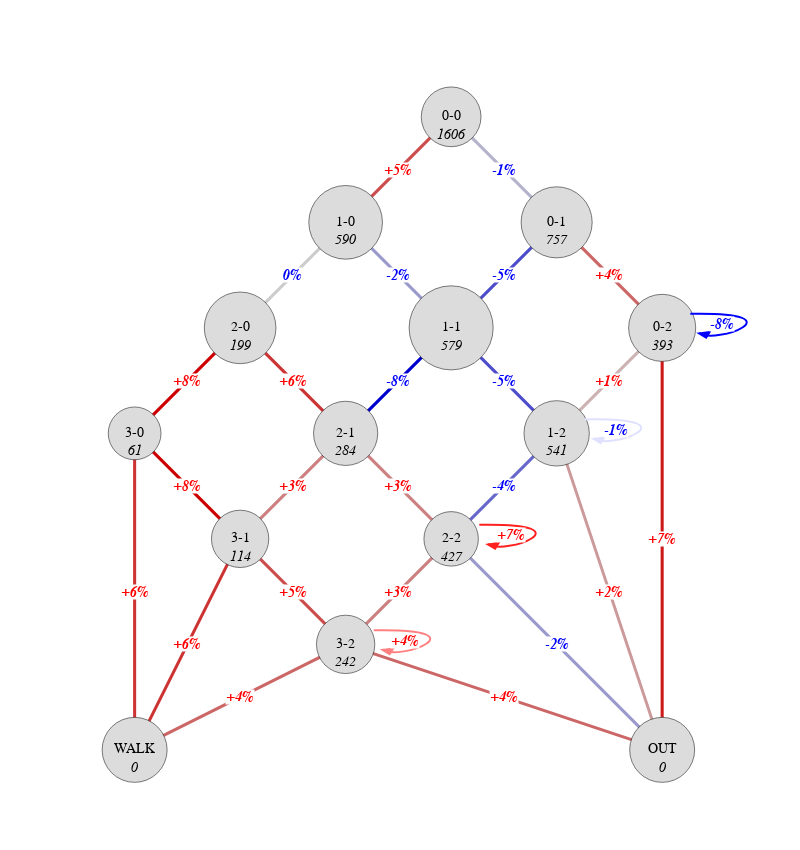

This figure's notebook cell:
### Code cell
# Add loops to graph with arrow caps
loops = []
arrows = []

for i in range(4):
    loop = dict(
        start_pt = [pos[f'[{i},2]'][0]+8, pos[f'[{i},2]'][1]+20],
        end_pt = [pos[f'[{i},2]'][0]+10.5, pos[f'[{i},2]'][1]-7],
        control_pt1 = [pos[f'[{i},2]'][0]+40, pos[f'[{i},2]'][1]+23],
        control_pt2 = [pos[f'[{i},2]'][0]+15, pos[f'[{i},2]'][1]-25]
    )
    loops.append(loop)
    
    arrow = dict(
        type="path",
        path=f"M {loop['end_pt'][0]},{loop['end_pt'][1]-1} L {loop['end_pt'][0]+3},{loop['end_pt'][1]+1} L {loop['end_pt'][0]+2},{loop['end_pt'][1]-7} Z",
        fillcolor=loop_edge_colors[i],
        line=dict(color=loop_edge_colors[i])
    )
    arrows.append(arrow)
shapes = []
for i,loop in enumerate(loops):
    shapes.append(
        dict(
            type="path",
            path=f"M {loop['start_pt'][0]},{loop['start_pt'][1]} C {loop['control_pt1'][0]},{loop['control_pt1'][1]} {loop['control_pt2'][0]},{loop['control_pt2'][1]} {loop['end_pt'][0]},{loop['end_pt'][1]}",
            line_color=loop_edge_colors[i],
        )
    )

shapes.extend(arrows)

fig.update_layout(shapes=shapes)
# fig.show()

### Figure 1 — Plotly figure (JSON) as saved in the notebook; plotly's stock layout.template omitted (floating-point values rounded to 4 significant figures)
{"data": [{"hoverinfo": "none", "line": {"color": "rgba(255,96,96,1)", "width": 3}, "mode": "lines", "type": "scatter", "x": [150, 120, null], "y": [900, 750, null]}, {"hoverinfo": "none", "line": {"color": "rgba(224,224,255,1)", "width": 3}, "mode": "lines", "type": "scatter", "x": [150, 180, null], "y": [900, 750, null]}, {"hoverinfo": "none", "line": {"color": "rgba(255,255,255,1)", "width": 3}, "mode": "lines", "type": "scatter", "x": [120, 90, null], "y": [750, 600, null]}, {"hoverinfo": "none", "line": {"color": "rgba(192,192,255,1)", "width": 3}, "mode": "lines", "type": "scatter", "x": [120, 150, null], "y": [750, 600, null]}, {"hoverinfo": "none", "line": {"color": "rgba(96,96,255,1)", "width": 3}, "mode": "lines", "type": "scatter", "x": [180, 150, null], "y": [750, 600, null]}, {"hoverinfo": "none", "line": {"color": "rgba(255,128,128,1)", "width": 3}, "mode": "lines", "type": "scatter", "x": [180, 210, null], "y": [750, 600, null]}, {"hoverinfo": "none", "line": {"color": "rgba(255,0,0,1)", "width": 3}, "mode": "lines", "type": "scatter", "x": [90, 60, null], "y": [600, 450, null]}, {"hoverinfo": "none", "line": {"color": "rgba(255,64,64,1)", "width": 3}, "mode": "lines", "type": "scatter", "x": [90, 120, null], "y": [600, 450, null]}, {"hoverinfo": "none", "line": {"color": "rgba(0,0,255,1)", "width": 3}, "mode": "lines", "type": "scatter", "x": [150, 120, null], "y": [600, 450, null]}, {"hoverinfo": "none", "line": {"color": "rgba(96,96,255,1)", "width": 3}, "mode": "lines", "type": "scatter", "x": [150, 180, null], "y": [600, 450, null]}, {"hoverinfo": "none", "line": {"color": "rgba(0,0,255,1)", "width": 3}, "mode": "lines", "type": "scatter", "x": [210, 210, null], "y": [600, 600, null]}, {"hoverinfo": "none", "line": {"color": "rgba(255,224,224,1)", "width": 3}, "mode": "lines", "type": "scatter", "x": [210, 180, null], "y": [600, 450, null]}, {"hoverinfo": "none", "line": {"color": "rgba(255,32,32,1)", "width": 3}, "mode": "lines", "type": "scatter", "x": [210, 210, null], "y": [600, 0, null]}, {"hoverinfo": "none", "line": {"color": "rgba(255,0,0,1)", "width": 3}, "mode": "lines", "type": "scatter", "x": [60, 90, null], "y": [450, 300, null]}, {"hoverinfo": "none", "line": {"color": "rgba(255,64,64,1)", "width": 3}, "mode": "lines", "type": "scatter", "x": [60, 60, null], "y": [450, 0, null]}, {"hoverinfo": "none", "line": {"color": "rgba(255,160,160,1)", "width": 3}, "mode": "lines", "type": "scatter", "x": [120, 90, null], "y": [450, 300, null]}, {"hoverinfo": "none", "line": {"color": "rgba(255,160,160,1)", "width": 3}, "mode": "lines", "type": "scatter", "x": [120, 150, null], "y": [450, 300, null]}, {"hoverinfo": "none", "line": {"color": "rgba(224,224,255,1)", "width": 3}, "mode": "lines", "type": "scatter", "x": [180, 180, null], "y": [450, 450, null]}, {"hoverinfo": "none", "line": {"color": "rgba(128,128,255,1)", "width": 3}, "mode": "lines", "type": "scatter", "x": [180, 150, null], "y": [450, 300, null]}, {"hoverinfo": "none", "line": {"color": "rgba(255,192,192,1)", "width": 3}, "mode": "lines", "type": "scatter", "x": [180, 210, null], "y": [450, 0, null]}, {"hoverinfo": "none", "line": {"color": "rgba(255,96,96,1)", "width": 3}, "mode": "lines", "type": "scatter", "x": [90, 120, null], "y": [300, 150, null]}, {"hoverinfo": "none", "line": {"color": "rgba(255,64,64,1)", "width": 3}, "mode": "lines", "type": "scatter", "x": [90, 60, null], "y": [300, 0, null]}, {"hoverinfo": "none", "line": {"color": "rgba(255,32,32,1)", "width": 3}, "mode": "lines", "type": "scatter", "x": [150, 150, null], "y": [300, 300, null]}, {"hoverinfo": "none", "line": {"color": "rgba(255,160,160,1)", "width": 3}, "mode": "lines", "type": "scatter", "x": [150, 120, null], "y": [300, 150, null]}, {"hoverinfo": "none", "line": {"color": "rgba(192,192,255,1)", "width": 3}, "mode": "lines", "type": "scatter", "x": [150, 210, null], "y": [300, 0, null]}, {"hoverinfo": "none", "line": {"color": "rgba(255,128,128,1)", "width": 3}, "mode": "lines", "type": "scatter", "x": [120, 120, null], "y": [150, 150, null]}, {"hoverinfo": "none", "line": {"color": "rgba(255,128,128,1)", "width": 3}, "mode": "lines", "type": "scatter", "x": [120, 210, null], "y": [150, 0, null]}, {"hoverinfo": "none", "line": {"color": "rgba(255,128,128,1)", "width": 3}, "mode": "lines", "type": "scatter", "x": [120, 60, null], "y": [150, 0, null]}, {"hoverinfo": "none", "line": {"color": "rgba(0, 0, 0, 0.2)", "width": 3}, "mode": "lines", "type": "scatter", "x": [150, 120, null], "y": [900, 750, null]}, {"hoverinfo": "none", "line": {"color": "rgba(0, 0, 0, 0.2)", "width": 3}, "mode": "lines", "type": "scatter", "x": [150, 180, null], "y": [900, 750, null]}, {"hoverinfo": "none", "line": {"color": "rgba(0, 0, 0, 0.2)", "width": 3}, "mode": "lines", "type": "scatter", "x": [120, 90, null], "y": [750, 600, null]}, {"hoverinfo": "none", "line": {"color": "rgba(0, 0, 0, 0.2)", "width": 3}, "mode": "lines", "type": "scatter", "x": [120, 150, null], "y": [750, 600, null]}, {"hoverinfo": "none", "line": {"color": "rgba(0, 0, 0, 0.2)", "width": 3}, "mode": "lines", "type": "scatter", "x": [180, 150, null], "y": [750, 600, null]}, {"hoverinfo": "none", "line": {"color": "rgba(0, 0, 0, 0.2)", "width": 3}, "mode": "lines", "type": "scatter", "x": [180, 210, null], "y": [750, 600, null]}, {"hoverinfo": "none", "line": {"color": "rgba(0, 0, 0, 0.2)", "width": 3}, "mode": "lines", "type": "scatter", "x": [90, 60, null], "y": [600, 450, null]}, {"hoverinfo": "none", "line": {"color": "rgba(0, 0, 0, 0.2)", "width": 3}, "mode": "lines", "type": "scatter", "x": [90, 120, null], "y": [600, 450, null]}, {"hoverinfo": "none", "line": {"color": "rgba(0, 0, 0, 0.2)", "width": 3}, "mode": "lines", "type": "scatter", "x": [150, 120, null], "y": [600, 450, null]}, {"hoverinfo": "none", "line": {"color": "rgba(0, 0, 0, 0.2)", "width": 3}, "mode": "lines", "type": "scatter", "x": [150, 180, null], "y": [600, 450, null]}, {"hoverinfo": "none", "line": {"color": "rgba(0, 0, 0, 0.2)", "width": 3}, "mode": "lines", "type": "scatter", "x": [210, 210, null], "y": [600, 600, null]}, {"hoverinfo": "none", "line": {"color": "rgba(0, 0, 0, 0.2)", "width": 3}, "mode": "lines", "type": "scatter", "x": [210, 180, null], "y": [600, 450, null]}, {"hoverinfo": "none", "line": {"color": "rgba(0, 0, 0, 0.2)", "width": 3}, "mode": "lines", "type": "scatter", "x": [210, 210, null], "y": [600, 0, null]}, {"hoverinfo": "none", "line": {"color": "rgba(0, 0, 0, 0.2)", "width": 3}, "mode": "lines", "type": "scatter", "x": [60, 90, null], "y": [450, 300, null]}, {"hoverinfo": "none", "line": {"color": "rgba(0, 0, 0, 0.2)", "width": 3}, "mode": "lines", "type": "scatter", "x": [60, 60, null], "y": [450, 0, null]}, {"hoverinfo": "none", "line": {"color": "rgba(0, 0, 0, 0.2)", "width": 3}, "mode": "lines", "type": "scatter", "x": [120, 90, null], "y": [450, 300, null]}, {"hoverinfo": "none", "line": {"color": "rgba(0, 0, 0, 0.2)", "width": 3}, "mode": "lines", "type": "scatter", "x": [120, 150, null], "y": [450, 300, null]}, {"hoverinfo": "none", "line": {"color": "rgba(0, 0, 0, 0.2)", "width": 3}, "mode": "lines", "type": "scatter", "x": [180, 180, null], "y": [450, 450, null]}, {"hoverinfo": "none", "line": {"color": "rgba(0, 0, 0, 0.2)", "width": 3}, "mode": "lines", "type": "scatter", "x": [180, 150, null], "y": [450, 300, null]}, {"hoverinfo": "none", "line": {"color": "rgba(0, 0, 0, 0.2)", "width": 3}, "mode": "lines", "type": "scatter", "x": [180, 210, null], "y": [450, 0, null]}, {"hoverinfo": "none", "line": {"color": "rgba(0, 0, 0, 0.2)", "width": 3}, "mode": "lines", "type": "scatter", "x": [90, 120, null], "y": [300, 150, null]}, {"hoverinfo": "none", "line": {"color": "rgba(0, 0, 0, 0.2)", "width": 3}, "mode": "lines", "type": "scatter", "x": [90, 60, null], "y": [300, 0, null]}, {"hoverinfo": "none", "line": {"color": "rgba(0, 0, 0, 0.2)", "width": 3}, "mode": "lines", "type": "scatter", "x": [150, 150, null], "y": [300, 300, null]}, {"hoverinfo": "none", "line": {"color": "rgba(0, 0, 0, 0.2)", "width": 3}, "mode": "lines", "type": "scatter", "x": [150, 120, null], "y": [300, 150, null]}, {"hoverinfo": "none", "line": {"color": "rgba(0, 0, 0, 0.2)", "width": 3}, "mode": "lines", "type": "scatter", "x": [150, 210, null], "y": [300, 0, null]}, {"hoverinfo": "none", "line": {"color": "rgba(0, 0, 0, 0.2)", "width": 3}, "mode": "lines", "type": "scatter", "x": [120, 120, null], "y": [150, 150, null]}, {"hoverinfo": "none", "line": {"color": "rgba(0, 0, 0, 0.2)", "width": 3}, "mode": "lines", "type": "scatter", "x": [120, 210, null], "y": [150, 0, null]}, {"hoverinfo": "none", "line": {"color": "rgba(0, 0, 0, 0.2)", "width": 3}, "mode": "lines", "type": "scatter", "x": [120, 60, null], "y": [150, 0, null]}, {"hoverinfo": "none", "marker": {"color": ["rgb(220,220,220,1)", "rgb(220,220,220,1)", "rgb(220,220,220,1)", "rgb(220,220,220,1)", "rgb(220,220,220,1)", "rgb(220,220,220,1)", "rgb(220,220,220,1)", "rgb(220,220,220,1)", "rgb(220,220,220,1)", "rgb(220,220,220,1)", "rgb(220,220,220,1)", "rgb(220,220,220,1)", "rgb(220,220,220,1)", "rgb(220,220,220,1)"], "line": {"color": "black", "width": 0.5}, "opacity": 1, "showscale": false, "size": [59.73, 73.71, 71.09, 71.69, 84.1, 67.1, 52.78, 64.21, 65.38, 65, 57.37, 65, 54.48, 58.36], "symbol": "circle"}, "mode": "markers+text", "text": ["<br></br>0-0<br><i>1606</i></br>", "<br></br>1-0<br><i>590</i></br>", "<br></br>0-1<br><i>757</i></br>", "<br></br>2-0<br><i>199</i></br>", "<br></br>1-1<br><i>579</i></br>", "<br></br>0-2<br><i>393</i></br>", "<br></br>3-0<br><i>61</i></br>", "<br></br>2-1<br><i>284</i></br>", "<br></br>1-2<br><i>541</i></br>", "<br></br>OUT<br><i>0</i></br>", "<br></br>3-1<br><i>114</i></br>", "<br></br>WALK<br><i>0</i></br>", "<br></br>2-2<br><i>427</i></br>", "<br></br>3-2<br><i>242</i></br>"], "textfont": {"color": "black", "family": "Arial", "size": 14}, "textposition": "middle center", "type": "scatter", "x": [150, 120, 180, 90, 150, 210, 60, 120, 180, 210, 90, 60, 150, 120], "y": [900, 750, 750, 600, 600, 600, 450, 450, 450, 0, 300, 0, 300, 150]}], "layout": {"annotations": [{"bgcolor": "white", "borderpad": 0, "font": {"color": "red", "family": "Arial", "size": 14}, "showarrow": false, "text": "<b><i>+5%</b></i>", "x": 135, "xref": "x", "y": 825, "yref": "y"}, {"bgcolor": "white", "borderpad": 0, "font": {"color": "blue", "family": "Arial", "size": 14}, "showarrow": false, "text": "<b><i>-1%</b></i>", "x": 165, "xref": "x", "y": 825, "yref": "y"}, {"bgcolor": "white", "borderpad": 0, "font": {"color": "blue", "family": "Arial", "size": 14}, "showarrow": false, "text": "<b><i>0%</b></i>", "x": 105, "xref": "x", "y": 675, "yref": "y"}, {"bgcolor": "white", "borderpad": 0, "font": {"color": "blue", "family": "Arial", "size": 14}, "showarrow": false, "text": "<b><i>-2%</b></i>", "x": 135, "xref": "x", "y": 675, "yref": "y"}, {"bgcolor": "white", "borderpad": 0, "font": {"color": "blue", "family": "Arial", "size": 14}, "showarrow": false, "text": "<b><i>-5%</b></i>", "x": 165, "xref": "x", "y": 675, "yref": "y"}, {"bgcolor": "white", "borderpad": 0, "font": {"color": "red", "family": "Arial", "size": 14}, "showarrow": false, "text": "<b><i>+4%</b></i>", "x": 195, "xref": "x", "y": 675, "yref": "y"}, {"bgcolor": "white", "borderpad": 0, "font": {"color": "red", "family": "Arial", "size": 14}, "showarrow": false, "text": "<b><i>+8%</b></i>", "x": 75, "xref": "x", "y": 525, "yref": "y"}, {"bgcolor": "white", "borderpad": 0, "font": {"color": "red", "family": "Arial", "size": 14}, "showarrow": false, "text": "<b><i>+6%</b></i>", "x": 105, "xref": "x", "y": 525, "yref": "y"}, {"bgcolor": "white", "borderpad": 0, "font": {"color": "blue", "family": "Arial", "size": 14}, "showarrow": false, "text": "<b><i>-8%</b></i>", "x": 135, "xref": "x", "y": 525, "yref": "y"}, {"bgcolor": "white", "borderpad": 0, "font": {"color": "blue", "family": "Arial", "size": 14}, "showarrow": false, "text": "<b><i>-5%</b></i>", "x": 165, "xref": "x", "y": 525, "yref": "y"}, {"bgcolor": "white", "borderpad": 0, "font": {"color": "blue", "family": "Arial", "size": 14}, "showarrow": false, "text": "<b><i>-8%</b></i>", "x": 227, "xref": "x", "y": 605, "yref": "y"}, {"bgcolor": "white", "borderpad": 0, "font": {"color": "red", "family": "Arial", "size": 14}, "showarrow": false, "text": "<b><i>+1%</b></i>", "x": 195, "xref": "x", "y": 525, "yref": "y"}, {"bgcolor": "white", "borderpad": 0, "font": {"color": "red", "family": "Arial", "size": 14}, "showarrow": false, "text": "<b><i>+7%</b></i>", "x": 210, "xref": "x", "y": 300, "yref": "y"}, {"bgcolor": "white", "borderpad": 0, "font": {"color": "red", "family": "Arial", "size": 14}, "showarrow": false, "text": "<b><i>+8%</b></i>", "x": 75, "xref": "x", "y": 375, "yref": "y"}, {"bgcolor": "white", "borderpad": 0, "font": {"color": "red", "family": "Arial", "size": 14}, "showarrow": false, "text": "<b><i>+6%</b></i>", "x": 60, "xref": "x", "y": 225, "yref": "y"}, {"bgcolor": "white", "borderpad": 0, "font": {"color": "red", "family": "Arial", "size": 14}, "showarrow": false, "text": "<b><i>+3%</b></i>", "x": 105, "xref": "x", "y": 375, "yref": "y"}, {"bgcolor": "white", "borderpad": 0, "font": {"color": "red", "family": "Arial", "size": 14}, "showarrow": false, "text": "<b><i>+3%</b></i>", "x": 135, "xref": "x", "y": 375, "yref": "y"}, {"bgcolor": "white", "borderpad": 0, "font": {"color": "blue", "family": "Arial", "size": 14}, "showarrow": false, "text": "<b><i>-1%</b></i>", "x": 197, "xref": "x", "y": 455, "yref": "y"}, {"bgcolor": "white", "borderpad": 0, "font": {"color": "blue", "family": "Arial", "size": 14}, "showarrow": false, "text": "<b><i>-4%</b></i>", "x": 165, "xref": "x", "y": 375, "yref": "y"}, {"bgcolor": "white", "borderpad": 0, "font": {"color": "red", "family": "Arial", "size": 14}, "showarrow": false, "text": "<b><i>+2%</b></i>", "x": 195, "xref": "x", "y": 225, "yref": "y"}, {"bgcolor": "white", "borderpad": 0, "font": {"color": "red", "family": "Arial", "size": 14}, "showarrow": false, "text": "<b><i>+5%</b></i>", "x": 105, "xref": "x", "y": 225, "yref": "y"}, {"bgcolor": "white", "borderpad": 0, "font": {"color": "red", "family": "Arial", "size": 14}, "showarrow": false, "text": "<b><i>+6%</b></i>", "x": 75, "xref": "x", "y": 150, "yref": "y"}, {"bgcolor": "white", "borderpad": 0, "font": {"color": "red", "family": "Arial", "size": 14}, "showarrow": false, "text": "<b><i>+7%</b></i>", "x": 167, "xref": "x", "y": 305, "yref": "y"}, {"bgcolor": "white", "borderpad": 0, "font": {"color": "red", "family": "Arial", "size": 14}, "showarrow": false, "text": "<b><i>+3%</b></i>", "x": 135, "xref": "x", "y": 225, "yref": "y"}, {"bgcolor": "white", "borderpad": 0, "font": {"color": "blue", "family": "Arial", "size": 14}, "showarrow": false, "text": "<b><i>-2%</b></i>", "x": 180, "xref": "x", "y": 150, "yref": "y"}, {"bgcolor": "white", "borderpad": 0, "font": {"color": "red", "family": "Arial", "size": 14}, "showarrow": false, "text": "<b><i>+4%</b></i>", "x": 137, "xref": "x", "y": 155, "yref": "y"}, {"bgcolor": "white", "borderpad": 0, "font": {"color": "red", "family": "Arial", "size": 14}, "showarrow": false, "text": "<b><i>+4%</b></i>", "x": 165, "xref": "x", "y": 75, "yref": "y"}, {"bgcolor": "white", "borderpad": 0, "font": {"color": "red", "family": "Arial", "size": 14}, "showarrow": false, "text": "<b><i>+4%</b></i>", "x": 90, "xref": "x", "y": 75, "yref": "y"}], "height": 850, "hovermode": "closest", "margin": {"b": 20, "l": 5, "r": 5, "t": 40}, "paper_bgcolor": "rgba(0,0,0,0)", "plot_bgcolor": "rgba(0,0,0,0)", "shapes": [{"line": {"color": "rgba(0,0,255,1)"}, "path": "M 218,620.0 C 250,623.0 225,575.0 220.5,593.0", "type": "path"}, {"line": {"color": "rgba(224,224,255,1)"}, "path": "M 188,470.0 C 220,473.0 195,425.0 190.5,443.0", "type": "path"}, {"line": {"color": "rgba(255,32,32,1)"}, "path": "M 158,320.0 C 190,323.0 165,275.0 160.5,293.0", "type": "path"}, {"line": {"color": "rgba(255,128,128,1)"}, "path": "M 128,170.0 C 160,173.0 135,125.0 130.5,143.0", "type": "path"}, {"fillcolor": "rgba(0,0,255,1)", "line": {"color": "rgba(0,0,255,1)"}, "path": "M 220.5,592.0 L 223.5,594.0 L 222.5,586.0 Z", "type": "path"}, {"fillcolor": "rgba(224,224,255,1)", "line": {"color": "rgba(224,224,255,1)"}, "path": "M 190.5,442.0 L 193.5,444.0 L 192.5,436.0 Z", "type": "path"}, {"fillcolor": "rgba(255,32,32,1)", "line": {"color": "rgba(255,32,32,1)"}, "path": "M 160.5,292.0 L 163.5,294.0 L 162.5,286.0 Z", "type": "path"}, {"fillcolor": "rgba(255,128,128,1)", "line": {"color": "rgba(255,128,128,1)"}, "path": "M 130.5,142.0 L 133.5,144.0 L 132.5,136.0 Z", "type": "path"}], "showlegend": false, "title": {"font": {"size": 16}}, "width": 800, "xaxis": {"scaleanchor": "y", "scaleratio": 5, "showgrid": false, "showticklabels": false, "zeroline": false}, "yaxis": {"scaleanchor": "x", "scaleratio": 1, "showgrid": false, "showticklabels": false, "zeroline": false}}}
